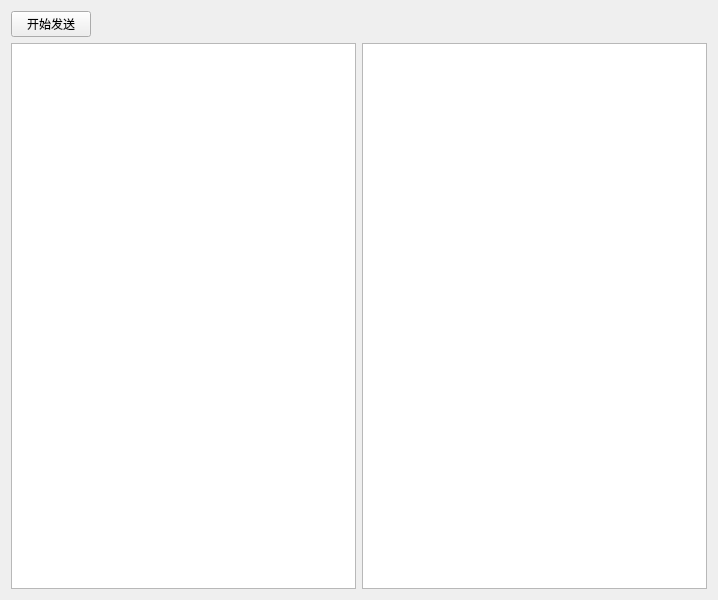
<?xml version="1.0" encoding="UTF-8"?>
<ui version="4.0">
 <class>Widget</class>
 <widget class="QWidget" name="Widget">
  <property name="geometry">
   <rect>
    <x>0</x>
    <y>0</y>
    <width>718</width>
    <height>600</height>
   </rect>
  </property>
  <property name="windowTitle">
   <string>Widget</string>
  </property>
  <layout class="QGridLayout" name="gridLayout">
   <item row="0" column="0">
    <layout class="QHBoxLayout" name="horizontalLayout">
     <item>
      <widget class="QPushButton" name="sendOrStop">
       <property name="text">
        <string>开始发送</string>
       </property>
      </widget>
     </item>
     <item>
      <spacer name="horizontalSpacer">
       <property name="orientation">
        <enum>Qt::Horizontal</enum>
       </property>
       <property name="sizeHint" stdset="0">
        <size>
         <width>40</width>
         <height>20</height>
        </size>
       </property>
      </spacer>
     </item>
    </layout>
   </item>
   <item row="1" column="0">
    <layout class="QHBoxLayout" name="horizontalLayout_2">
     <item>
      <widget class="QTextEdit" name="textEdit_Send"/>
     </item>
     <item>
      <widget class="QTextEdit" name="textEdit_Recv"/>
     </item>
    </layout>
   </item>
  </layout>
 </widget>
 <resources/>
 <connections/>
</ui>
